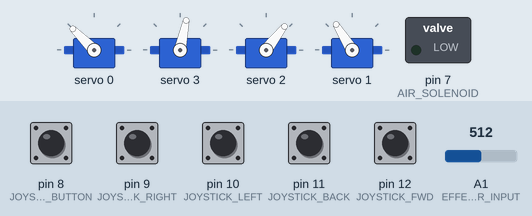
This sketch was run on a simulated Arduino Uno, built with avr-gcc and run on an emulated ATmega328P. Shown: 4 × servo, switched loads named in the sketch (green lamp = pin HIGH). Dashed ring = blinking. Inputs (shaded band) come from the test bench; at power-on: pin 8 (JOYSTICK_BUTTON), pin 9 (JOYSTICK_RIGHT), pin 10 (JOYSTICK_LEFT), pin 11 (JOYSTICK_BACK), pin 12 (JOYSTICK_FWD) HIGH, A1 (EFFECTOR_INPUT) = 512. What the sketch prints to the serial monitor is not drawn.

Above: at 1.2 s.
1.3 s: pin 8 (JOYSTICK_BUTTON) pulled LOW for 1 s
At 1.5 s:
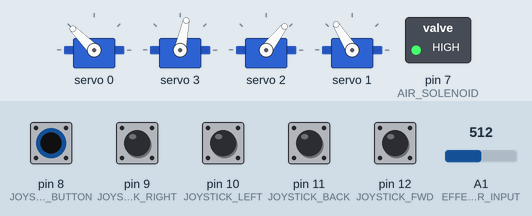
3.8 s: pin 9 (JOYSTICK_RIGHT) pulled LOW for 1 s
At 5.9 s:
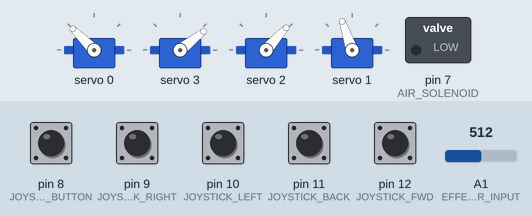
6.3 s: pin 11 (JOYSTICK_BACK) pulled LOW for 1 s
At 7.5 s:
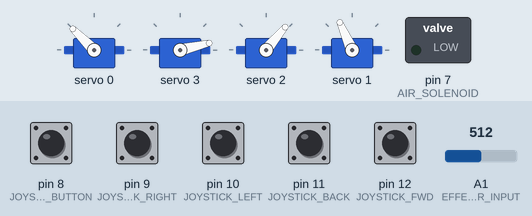
8.8 s: A1 (EFFECTOR_INPUT) set to 716
At 10.0 s:
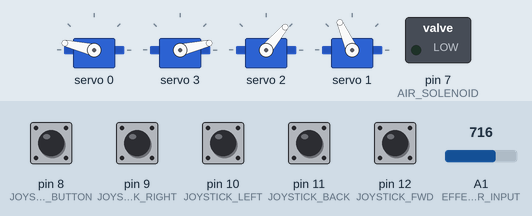
10.3 s: pin 12 (JOYSTICK_FWD) pulled LOW for 0.15 s
At 10.8 s:
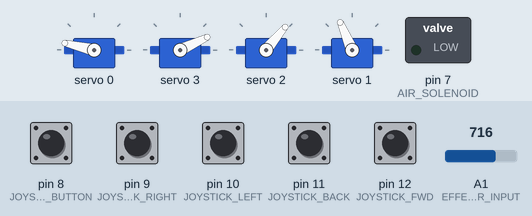
11.9 s: pin 8 (JOYSTICK_BUTTON) pulled LOW for 0.15 s
At 12.1 s:
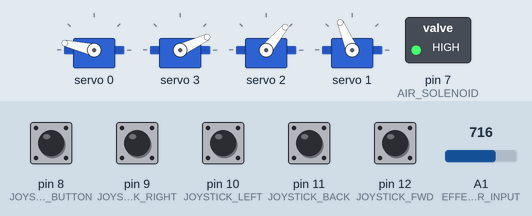
Timing chart, 0 to 14.8 s (numbered marks = the images above; inputs shaded):
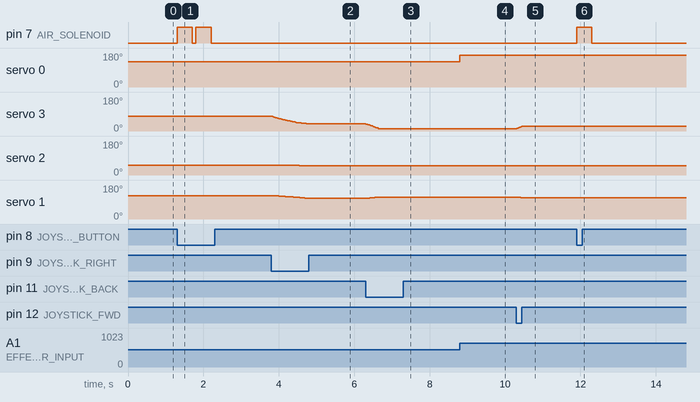

The sketch:

Hockey_Table_Robot_xy.ino
```cpp
/*
Board: Uno

Source code: https://github.com/Scott216/Hockey-Robot

Program uses Arduino Uno with Adafruit I2C servo shield to control two robotic arms mounted to a hockey table
Users can move arms back and forth and flick the hockey puck.  Flicking the hockey puck uses a spring loaded
mechanism.

Note: Using serial.print() really slows down servo speed a lot

Adafruit 16-channel PWM Servo shield http://www.adafruit.com/product/1411
Tutorial: https://learn.adafruit.com/adafruit-16-channel-pwm-slash-servo-shield
Robotic Arm http://www.sainsmart.com/diy-4-axis-servos-control-palletizing-robot-arm-model-for-arduino-uno-mega2560.html


PWM Servo Info, Arm 1:
Effector:       185 - 580
Forearm:        215 - 457, range  90 deg, low value = arm retracted
Bicep:          230 - 456, range 110 deg, high value =  is retracted
Rotate:         115 - 500, range 200 deg

Servo Characterization
Servo       PWM    Angle     PWM    Angle
Effector
Forearm      210      0      428      90
Bicep        230      5      394      90
Rotate


Kinematics:
http://www.oliverjenkins.com/blog/2012/9/inverse-kinematics-and-robot-arms
http://www.learnaboutrobots.com/inverseKinematics.htm

Formula by fitting curve to points
fwdback = (-0.0038 * UpDown^2) + (3.3112 * UpDown) - 437.85
max range of up/down server: 310 - 492 pwm.  310 pwm arm is extended out


Change Log
09/04/15  v1.00 - initial version
09/06/15 - 1.01 - working on inverse kinematics
09/13/15 - 1.02 - Got angles figured out
09/15/15 - 1.03 - Inverse kinematics are working, but not for the entire range of motion
09/24/15 - 1.04 - Fine tuning IK
09/24/15 - 1.05 - change to X-Y positioning from Angle-Y.  This way using joystick is more intuitive
09/25/15 - 2.00 - Changed ver to 2x so it's more distinct from original
*/

#define VERSION "v2.00"
//#define PRINT_DEBUG2

#include <Wire.h>
#include <Adafruit_PWMServoDriver.h>

#define SERVO_SHIELD_ADDR 0x40


enum servoID_t { SERVO_EFFECTOR, SERVO_FOREARM, SERVO_BICEP, SERVO_ROTATE };

const uint8_t JOYSTICK_ON = LOW;
const uint16_t SPEED_FWD_BACK = 10; // uS delay to slow down servo
const uint16_t SPEED_ROTATE =   1000; // uS delay to slow down servo


// Input pins for Joystick
const uint8_t JOYSTICK_FWD =   12;
const uint8_t JOYSTICK_BACK =  11;
const uint8_t JOYSTICK_LEFT =  10;
const uint8_t JOYSTICK_RIGHT =  9;
const uint8_t JOYSTICK_BUTTON = 8;
const uint8_t AIR_SOLENOID =    7;
// Save the interrupt pins D2 & D3 in case you want to use an encoder to rotate effector instead of a pot

const uint8_t EFFECTOR_INPUT = A1; // Pot for effector connected to Analog in
const float Z_POSITION = -70;
const float X_JOYSTICK_STEP = 0.5;
const float Y_JOYSTICK_STEP = 0.75;
const float MAX_YZ_HYP = 259.0;

Adafruit_PWMServoDriver pwm = Adafruit_PWMServoDriver(SERVO_SHIELD_ADDR);

// function prototypes
int16_t getServoPwm(servoID_t servoID, int16_t servoAngle);
bool MoveArm(float *xPos, float *yPos1);
float zHeightCorrection(float hypYZ);


// ---------------------------------------------------------------------------
// ---------------------------------------------------------------------------
void setup()
{

  Serial.begin(9600);
  Serial.print("Hokey Table Robot ");
  Serial.println(VERSION);

  pwm.begin();
  pwm.setPWMFreq(60);  // Analog servos run at ~60 Hz updates

  pinMode(JOYSTICK_FWD,    INPUT_PULLUP);
  pinMode(JOYSTICK_BACK,   INPUT_PULLUP);
  pinMode(JOYSTICK_LEFT,   INPUT_PULLUP);
  pinMode(JOYSTICK_RIGHT,  INPUT_PULLUP);
  pinMode(JOYSTICK_BUTTON, INPUT_PULLUP);
  pinMode(AIR_SOLENOID,          OUTPUT);

  // Initial position for robot arm
  pwm.setPWM(SERVO_EFFECTOR, 0, getServoPwm(SERVO_EFFECTOR, map(analogRead(EFFECTOR_INPUT), 0, 505, 45, -45)));
  float xStart = 0.0;
  float yStart = 75.0;
  MoveArm(&xStart, &yStart);

}  // emd setup()


// ---------------------------------------------------------------------------
// ---------------------------------------------------------------------------
void loop()
{
  static float xPosMM =        0.0;  // X position in mm
  static float yPosMM =       75.0;  // Y position in mm
  static float effectorAngle = 0.0;  // Effector angle +/190
  static float effectorAngleOld = 0.0; // Previous effector angle


  // Move robot arm forward
  bool moveStatus; // whether move was okay or went into restrected regions
  if ( digitalRead(JOYSTICK_FWD) == JOYSTICK_ON )
  {
    yPosMM = yPosMM + Y_JOYSTICK_STEP;
    moveStatus = MoveArm(&xPosMM, &yPosMM);

    // If move went into restricted area, undo move increment
    if ( moveStatus == false )
    {  yPosMM = yPosMM - 2 * Y_JOYSTICK_STEP; }
  }

  // Move robot arm backward
  if ( digitalRead(JOYSTICK_BACK) == JOYSTICK_ON )
  {
    yPosMM = yPosMM - Y_JOYSTICK_STEP;
    moveStatus = MoveArm(&xPosMM, &yPosMM);

    // If move went into restricted area, undo move increment
//    if ( moveStatus == false )
//    {  yPosMM = yPosMM + Y_JOYSTICK_STEP; }
  }

  // Move arm to the left
  if ( digitalRead(JOYSTICK_LEFT) == JOYSTICK_ON )
  {
    xPosMM = xPosMM - X_JOYSTICK_STEP;
    moveStatus = MoveArm(&xPosMM, &yPosMM);

    // If move went into restricted area, undo move increment
//    if ( moveStatus == false )
//    {  xPosMM = xPosMM + X_JOYSTICK_STEP; }

    delayMicroseconds(SPEED_ROTATE);
  }

  // Move arm to the right
  if ( digitalRead(JOYSTICK_RIGHT) == JOYSTICK_ON )
  {
    xPosMM = xPosMM + X_JOYSTICK_STEP;
    moveStatus = MoveArm(&xPosMM, &yPosMM);

     // If move went into restricted area, undo move increment
//    if ( moveStatus == false )
//    {  xPosMM = xPosMM - X_JOYSTICK_STEP; }

    delayMicroseconds(SPEED_ROTATE);
  }

  // Swing effector - contoled by a potientiometer connected to analog input
  effectorAngle = map(analogRead(EFFECTOR_INPUT), 0, 505, 45, -45);
  if ( effectorAngle != effectorAngleOld)
  {
    pwm.setPWM(SERVO_EFFECTOR, 0, getServoPwm(SERVO_EFFECTOR, effectorAngle));
    effectorAngleOld = effectorAngle;
  }

  // Turn on air
  static uint32_t airOnTime = millis();  // Timer to keep air solenoid open when trigger is pushed
  static uint32_t airDelayTimer = millis(); // time user has to wait between trigger pulls
  if ( digitalRead(JOYSTICK_BUTTON) == LOW && millis() > airDelayTimer )
  {
    digitalWrite(AIR_SOLENOID, HIGH);  // Open air solenoid
    airOnTime = millis() + 400;        // Keep solenoid open for 200mS
    airDelayTimer = millis() + 500;    // Don't let user fire again for 300mS
  }

  // Turn off air
  if (millis() > airOnTime)
  { digitalWrite(AIR_SOLENOID, LOW); }

 // Print position info
  #ifdef PRINT_DEBUG
    Serial.print("X:");
    Serial.print(xPosMM);
    Serial.print("  Y:");
    Serial.print(yPosMM);
    Serial.println();
  #endif

}  // end loop()


// ---------------------------------------------------------------------------
// Inverse kinematic to position the arm
// ---------------------------------------------------------------------------
bool MoveArm(float *xPos, float *yPos1)
{

  const float BICEP_LEN_MM =   140.0;  // bicep length in mm
  const float FOREARM_LEN_MM = 153.0;  // forarm length in mm


  // Limit arm travel to avoid trig errors and physical boundaries
  if (*xPos < -183.0)
  { *xPos = -183.0; }

  if (*xPos > 186.0)
  { *xPos = 186.0; }

  if (*yPos1 < 2)
  { *yPos1 = 2; }
//  if (*yPos1 < 45.75)
//  { *yPos1 = 45.75; }

  if (*yPos1 > 1000.0)
  { *yPos1 = 1000.0; }


  float hypXY = sqrt( *xPos * *xPos + *yPos1 * *yPos1 );

  // Moving from the X-Y plane to Y-Z plane, the X-Y hypotenuse is the y-position in the Y-Z plane
  float yPos2 = hypXY;

  float zPos = Z_POSITION;

  float hypYZ = sqrt( yPos2 * yPos2 + zPos * zPos );  // calculate hypotenuse for YZ plane, distance from origin to end of forarm

  // Since the arm doesn't move perfectly flat, we need to adjust Z position to accomodiate
  zPos = zHeightCorrection(hypYZ);

  // Calculate angle for rotating arm servo
  float angleRotatedegree = acos(*xPos/hypXY) * RAD_TO_DEG - 90.0;


  // Calculate angles for forearm and bicep servos (Y-Z plane)
  // See: https://github.com/Scott216/Hockey-Robot/blob/master/Arm%20Angles.jpg
  float angle1degree = ( atan( zPos / yPos2 ) + acos( (BICEP_LEN_MM*BICEP_LEN_MM - FOREARM_LEN_MM*FOREARM_LEN_MM + yPos2*yPos2 + zPos*zPos) / (2 * BICEP_LEN_MM * hypYZ) ) ) * RAD_TO_DEG;
  float angle2degree = 180.0 - ( acos( (hypYZ*hypYZ - BICEP_LEN_MM*BICEP_LEN_MM - FOREARM_LEN_MM*FOREARM_LEN_MM) / (2 * BICEP_LEN_MM * FOREARM_LEN_MM) ) ) * RAD_TO_DEG;
  float angle3degree = 180.0 - angle1degree - angle2degree;

  #ifdef PRINT_DEBUG2
    Serial.print(*xPos);
    Serial.print("  ");
    Serial.print(*yPos1);
    Serial.print("  ");
    Serial.print(zPos);
    Serial.print("  ");
    Serial.print(hypYZ);

//    Serial.print("  ");
//    Serial.print(angle1degree);
//    Serial.print("  ");
//    Serial.print(angle2degree);
//    Serial.print("  ");
//    Serial.print(angle3degree);
//    Serial.print("  ");
//    Serial.print(angleRotatedegree);
    Serial.println();
  #endif


  // Check for nan calculation errors
  if (angle1degree != angle1degree )
  { return false; }
  if (angle2degree != angle2degree )
  { return false; }

  // Get servo PWM values
  uint16_t pwmRotate =  getServoPwm(SERVO_ROTATE,  angleRotatedegree);
  uint16_t pwmBicep =   getServoPwm(SERVO_BICEP,   angle1degree);
  uint16_t pwmForearm = getServoPwm(SERVO_FOREARM, angle3degree);

  // Send PWM value to servos
  pwm.setPWM(SERVO_ROTATE,  0, pwmRotate);
  pwm.setPWM(SERVO_BICEP,   0, pwmBicep);
  pwm.setPWM(SERVO_FOREARM, 0, pwmForearm);

  // if the Y-Z hypentose is too big, only rotate
  if (hypYZ > MAX_YZ_HYP )
  { return false; }
  else
  {
    return true;
  }

}  // end MoveArm()

// ---------------------------------------------------------------------------

// Trying to move arm forward and back in y-Z plane while keeping Z constant doesn't work very perfectly.  Not sure if it an issue with the
// IK calculations or something mechanical.  The function tries to compensate and keep Z height relatively constant
// ---------------------------------------------------------------------------
float zHeightCorrection(float hypYZ)
{
  float zOffset = Z_POSITION;
  float hypSquared = hypYZ * hypYZ;

  if ( hypYZ < 71.0 )
  { zOffset = -0.111 * hypSquared + 15.807 * hypYZ - 562.379; }
  else if (hypYZ < 186 )
  { zOffset = -0.001816 * hypSquared + 0.74 * hypYZ - 42.2; }
  else if (hypYZ < 226 )
  { zOffset = -0.001452 * hypSquared + 0.449 * hypYZ - 0.6; }
  else
  { zOffset = 30; }

  return Z_POSITION - zOffset;

}  // end adjustZPos()


// ---------------------------------------------------------------------------
// for each servo, returns the PWM value for a give angle
// ---------------------------------------------------------------------------
int16_t getServoPwm(servoID_t servoID, int16_t servoAngle)
{
  switch (servoID)
  {
    case SERVO_EFFECTOR:
      return map((long)servoAngle, -90, 90, 573, 172);
      break;
    case SERVO_FOREARM:
      return map((long)servoAngle, 5, 90, 230, 394);
      break;
    case SERVO_BICEP:
      return  map((long)servoAngle, 0, 90, 210, 428);
      break;
    case SERVO_ROTATE:
      return  map((long)servoAngle, -90, 90, 164, 500);
      break;
    default:
      return 300;
      break;
  }
}  // end getServoPwm()
```

Measured:
- after the input at 1.3 s, pin 7 (AIR_SOLENOID): alternates HIGH for 0.40 s and LOW for 0.10 s, 4 changes in all, then stays LOW, starting at once
- after the input at 3.8 s, servo 3: moves from 78° to 38° over 0.95 s, starting at once; servo 2: 52° → 51° after 0.50 s, → 50° 0.23 s later, → 49° 0.12 s later, → 48° 0.11 s later; servo 1: moves from 122° to 109° over 0.76 s, starting after 0.20 s
- after the input at 6.3 s, servo 3: moves from 38° to 13° over 0.33 s, starting at once; servo 2: 48° → 49° at once, → 50° 0.10 s later; servo 1: 109° → 113° at once, → 114° 0.21 s later
- after the input at 8.8 s, servo 0: 135° → 167° at once
- after the input at 10.3 s, servo 3: 13° → 25° at once; servo 1: 114° → 113° after 0.11 s
- after the input at 11.9 s, pin 7 (AIR_SOLENOID): LOW → HIGH at once, → LOW 0.40 s later
